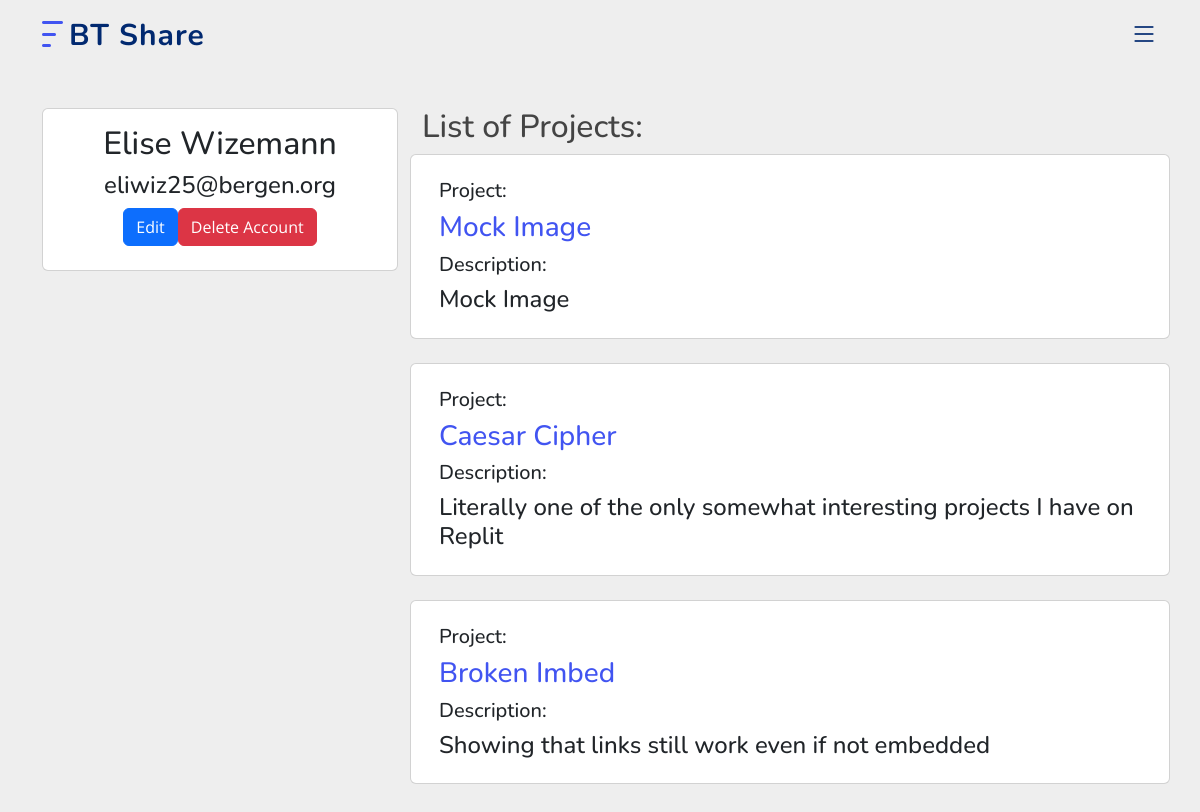
Page /profile?user_id=3 on the committed database.
### BTShare/app.py (models this page shows, shortened)
class User(db.Model, UserMixin):
    id = db.Column(db.Integer, primary_key=True)
    name = db.Column(db.String(255), nullable=False)
    email = db.Column(db.String(255), unique=True, nullable=False)
    password_hash = db.Column(db.String(255), nullable=False)
    email_verification_token = db.Column(db.String(255))
    is_verified = db.Column(db.Boolean, default=False)
    admin_level = db.Column(db.String(255), default="none", nullable=False)

class Projects(db.Model):
    id = db.Column(db.Integer, primary_key=True)
    title = db.Column(db.String(255), nullable=False)
    author = db.Column(db.String(255), nullable=False)
    overall_type = db.Column(db.String(255), nullable=False)
    type = db.Column(db.String(255), nullable=False)
    course = db.Column(db.String(255))
    description = db.Column(db.String(999))
    project = db.Column(db.LargeBinary, nullable=False)
    user_id = db.Column(db.Integer, nullable=False)

### BTShare/app.py (the view)
@app.route("/profile")
def profile():
    id = request.args.get("user_id")
    if id == None:
        id = current_user.id
    user = User.query.get(id)
    projects = Projects.query.filter_by(user_id=user.id)
    return render_template("profile.html", user=user, projects=projects)

### BTShare/templates/profile.html (shortened to what this page needs)
{%extends "base.html"%}
{%block content%}
<section style="background-color: #eee;">
    <div class="container py-5">
      <div class="row">
        <div class="col-lg-4">
          <div class="card mb-4 ">
            <div class="card-body text-center">
                <h2>{{user.name}}</h2>
                <h4>{{user.email}}</h4>
              <div class="d-flex justify-content-center mb-2">
                {%if current_user.id == user.id or current_user.admin_level != "none"%}
                <button  type="button" data-mdb-button-init data-mdb-ripple-init class="btn btn-primary">Edit</button>
                <a class="btn btn-danger" href="{{url_for('delete_user', user_id = user.id, page=profile)}}" role="button" onclick="return confirm('Are you sure to delete the account?')">Delete Account</a>
                {%endif%}
            </div>
            </div>
          </div>
        </div>
        <div class="col-lg-8 overflow-auto main-container">
            <h2>List of Projects:</h2>
            {%for project in projects%}
            <div class="row">
                <div class="card mb-4">
                    <div class="card-body">
                        <h5>Project:</h5>
                        <h3> <a href="{{url_for('details', proj_id=project.id)}}">{{project.title}}</a>
                          </h3>
                        <h5> Description: <br> </h5>
                        <h4>   {{project.description}}</h4>
                    </div>
                </div>
            </div>
            {%endfor%}
          </div>
        </div>
      </div>
  </section>
  {%endblock%}

### BTShare/static/assets/css/style.css (style rules this page uses)
:root { scroll-behavior: smooth; }
body { font-family: "Open Sans", sans-serif; color: #444444; }
a { color: #4154f1; text-decoration: none; }
h1, h2, h3, h4, h5, h6 { font-family: "Nunito", sans-serif; }
section { padding: 60px 0; overflow: hidden; }

### rows in the picture
User: name "Elise Wizemann", email "eliwiz25@bergen.org"
Projects: title "Mock Image", description "Mock Image"
Projects: title "Caesar Cipher", description "Literally one of the only somewhat interesting projects I have on Replit"
Projects: title "Broken Imbed", description "Showing that links still work even if not embedded"
